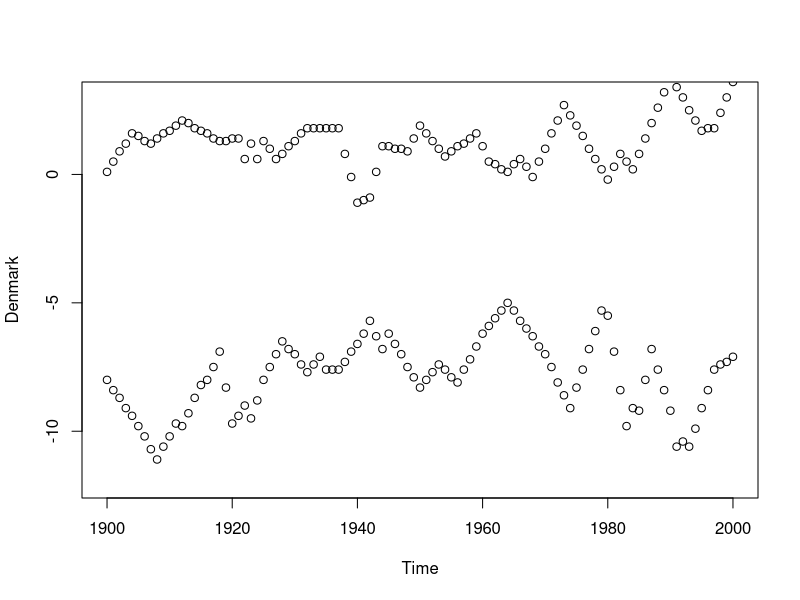
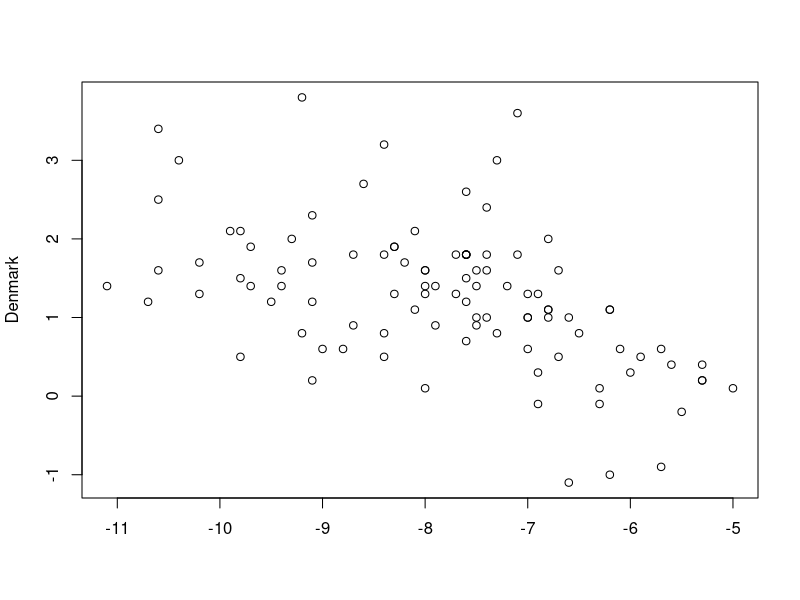
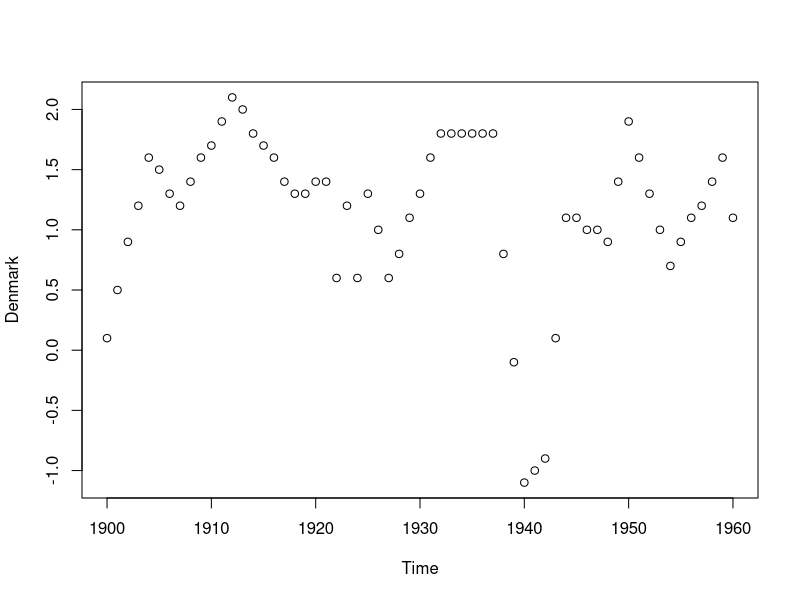
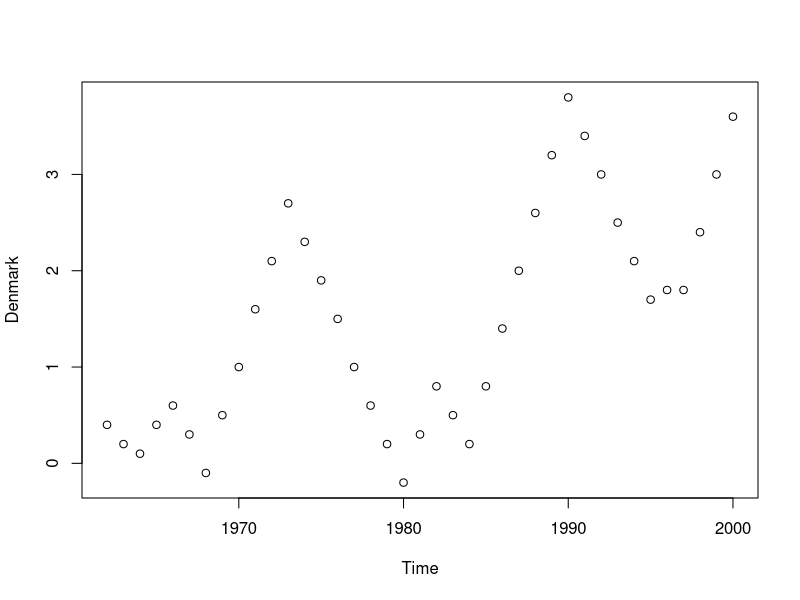

Source code (R) for these figures, in order:
setwd("/home/bebi/DTU_Studies/Applied Statistics/1_Day/Day1 (2)/")
clima<-read.table("clima.txt", header=TRUE)

# Plot the two time series and compute the correlation
plot(clima$time, clima$denmark, xlab="Time", ylab ="Denmark",ylim = c(-12,3))
points(clima$time, clima$greenland, xlab="Time", ylab="Greenland")
plot(clima$greenland, clima$denmark, xlab="", ylab ="Denmark")
cor(clima$denmark, clima$greenland)
# cor(clima[,c("denmark","greenland")], use="pairwise.complete.obs") - pairwise comparison

# do a subset of data between 1900 - 1960
clima1960 <- clima[clima$time<1961,]

# Is the temperature in Denmark increasing when considering the time series 1900-1960?
plot(clima1960$time, clima1960$denmark, xlab="Time", ylab="Denmark")
cor(clima1960$time, clima1960$denmark)

# Is the temperature in Denmark increasing when considering the time series 1960-2000?
clima60to2000 <- clima[clima$time>1961,]
plot(clima60to2000$time, clima60to2000$denmark, xlab="Time", ylab="Denmark")
cor(clima60to2000$time, clima60to2000$denmark)

